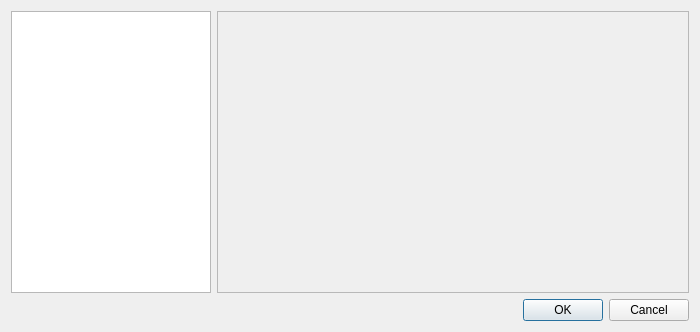
<?xml version="1.0" encoding="UTF-8"?>
<ui version="4.0">
 <class>Dialog</class>
 <widget class="QDialog" name="Dialog">
  <property name="geometry">
   <rect>
    <x>0</x>
    <y>0</y>
    <width>700</width>
    <height>332</height>
   </rect>
  </property>
  <property name="minimumSize">
   <size>
    <width>700</width>
    <height>300</height>
   </size>
  </property>
  <property name="windowTitle">
   <string>Dialog</string>
  </property>
  <layout class="QVBoxLayout" name="verticalLayout">
   <item>
    <layout class="QHBoxLayout" name="horizontalLayout">
     <item>
      <widget class="QListWidget" name="listWidget">
       <property name="sizePolicy">
        <sizepolicy hsizetype="Fixed" vsizetype="Expanding">
         <horstretch>0</horstretch>
         <verstretch>0</verstretch>
        </sizepolicy>
       </property>
       <property name="minimumSize">
        <size>
         <width>200</width>
         <height>0</height>
        </size>
       </property>
       <property name="maximumSize">
        <size>
         <width>200</width>
         <height>16777215</height>
        </size>
       </property>
       <property name="font">
        <font>
         <pointsize>12</pointsize>
        </font>
       </property>
       <property name="selectionMode">
        <enum>QAbstractItemView::NoSelection</enum>
       </property>
       <property name="selectionBehavior">
        <enum>QAbstractItemView::SelectRows</enum>
       </property>
       <property name="iconSize">
        <size>
         <width>40</width>
         <height>40</height>
        </size>
       </property>
       <property name="resizeMode">
        <enum>QListView::Fixed</enum>
       </property>
      </widget>
     </item>
     <item>
      <widget class="QScrollArea" name="scrollArea">
       <property name="widgetResizable">
        <bool>true</bool>
       </property>
       <widget class="QWidget" name="scrollAreaWidgetContents">
        <property name="geometry">
         <rect>
          <x>0</x>
          <y>0</y>
          <width>472</width>
          <height>280</height>
         </rect>
        </property>
        <layout class="QVBoxLayout" name="scrollAreaLayout">
         <property name="spacing">
          <number>0</number>
         </property>
         <property name="leftMargin">
          <number>0</number>
         </property>
         <property name="topMargin">
          <number>0</number>
         </property>
         <property name="rightMargin">
          <number>0</number>
         </property>
         <property name="bottomMargin">
          <number>0</number>
         </property>
        </layout>
       </widget>
      </widget>
     </item>
    </layout>
   </item>
   <item>
    <widget class="QDialogButtonBox" name="buttonBox">
     <property name="orientation">
      <enum>Qt::Horizontal</enum>
     </property>
     <property name="standardButtons">
      <set>QDialogButtonBox::Cancel|QDialogButtonBox::Ok</set>
     </property>
    </widget>
   </item>
  </layout>
 </widget>
 <resources/>
 <connections>
  <connection>
   <sender>buttonBox</sender>
   <signal>accepted()</signal>
   <receiver>Dialog</receiver>
   <slot>accept()</slot>
   <hints>
    <hint type="sourcelabel">
     <x>248</x>
     <y>254</y>
    </hint>
    <hint type="destinationlabel">
     <x>157</x>
     <y>274</y>
    </hint>
   </hints>
  </connection>
  <connection>
   <sender>buttonBox</sender>
   <signal>rejected()</signal>
   <receiver>Dialog</receiver>
   <slot>reject()</slot>
   <hints>
    <hint type="sourcelabel">
     <x>316</x>
     <y>260</y>
    </hint>
    <hint type="destinationlabel">
     <x>286</x>
     <y>274</y>
    </hint>
   </hints>
  </connection>
 </connections>
</ui>
